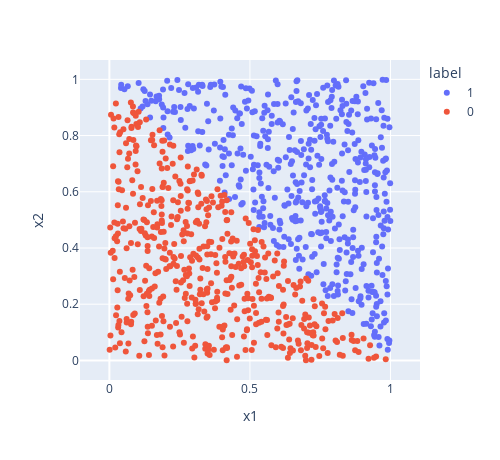

Source (notebook cell):
### Code cell
filepath = 'D2.txt'
data = read_data(filepath)
data['label'] = data['y'].astype(str)

fig = px.scatter(data, x='x1', y='x2', color='label')
fig.update_layout(
    width=500,
    height=460,
    legend_title="label",
)

fig.update_yaxes(scaleanchor = "x", scaleratio = 1)
fig.show()

### Figure 1 — Plotly figure (JSON) as saved in the notebook; plotly's stock layout.template omitted (floating-point values rounded to 4 significant figures; data arrays with more than 128 entries replaced by an {"elided": "..."} marker saying what was removed)
{"data": [{"hovertemplate": "label=1<br>x1=%{x}<br>x2=%{y}<extra></extra>", "legendgroup": "1", "marker": {"color": "#636efa", "symbol": "circle"}, "mode": "markers", "name": "1", "orientation": "v", "showlegend": true, "type": "scatter", "x": {"elided": "492 float values"}, "xaxis": "x", "y": {"elided": "492 float values"}, "yaxis": "y"}, {"hovertemplate": "label=0<br>x1=%{x}<br>x2=%{y}<extra></extra>", "legendgroup": "0", "marker": {"color": "#EF553B", "symbol": "circle"}, "mode": "markers", "name": "0", "orientation": "v", "showlegend": true, "type": "scatter", "x": {"elided": "508 float values"}, "xaxis": "x", "y": {"elided": "508 float values"}, "yaxis": "y"}], "layout": {"height": 460, "legend": {"title": {"text": "label"}, "tracegroupgap": 0}, "margin": {"t": 60}, "width": 500, "xaxis": {"anchor": "y", "domain": [0, 1], "title": {"text": "x1"}}, "yaxis": {"anchor": "x", "domain": [0, 1], "scaleanchor": "x", "scaleratio": 1, "title": {"text": "x2"}}}}
